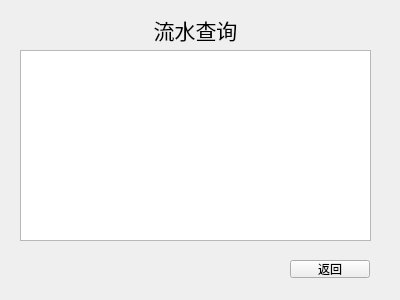
<?xml version="1.0" encoding="UTF-8"?>
<ui version="4.0">
 <class>BankSearch</class>
 <widget class="QWidget" name="BankSearch">
  <property name="geometry">
   <rect>
    <x>0</x>
    <y>0</y>
    <width>400</width>
    <height>300</height>
   </rect>
  </property>
  <property name="windowTitle">
   <string>Form</string>
  </property>
  <widget class="QLabel" name="mainLabel">
   <property name="geometry">
    <rect>
     <x>150</x>
     <y>10</y>
     <width>91</width>
     <height>41</height>
    </rect>
   </property>
   <property name="text">
    <string>&lt;html&gt;&lt;head/&gt;&lt;body&gt;&lt;p align=&quot;center&quot;&gt;&lt;span style=&quot; font-size:16pt;&quot;&gt;流水查询&lt;/span&gt;&lt;/p&gt;&lt;/body&gt;&lt;/html&gt;</string>
   </property>
  </widget>
  <widget class="QTextEdit" name="searchTextEdit">
   <property name="geometry">
    <rect>
     <x>20</x>
     <y>50</y>
     <width>351</width>
     <height>191</height>
    </rect>
   </property>
   <property name="readOnly">
    <bool>true</bool>
   </property>
   <property name="html">
    <string>&lt;!DOCTYPE HTML PUBLIC &quot;-//W3C//DTD HTML 4.0//EN&quot; &quot;http://www.w3.org/TR/REC-html40/strict.dtd&quot;&gt;
&lt;html&gt;&lt;head&gt;&lt;meta name=&quot;qrichtext&quot; content=&quot;1&quot; /&gt;&lt;meta charset=&quot;utf-8&quot; /&gt;&lt;style type=&quot;text/css&quot;&gt;
p, li { white-space: pre-wrap; }
hr { height: 1px; border-width: 0; }
li.unchecked::marker { content: &quot;\2610&quot;; }
li.checked::marker { content: &quot;\2612&quot;; }
&lt;/style&gt;&lt;/head&gt;&lt;body style=&quot; font-family:'Microsoft YaHei UI'; font-size:9pt; font-weight:400; font-style:normal;&quot;&gt;
&lt;p style=&quot;-qt-paragraph-type:empty; margin-top:0px; margin-bottom:0px; margin-left:0px; margin-right:0px; -qt-block-indent:0; text-indent:0px;&quot;&gt;&lt;br /&gt;&lt;/p&gt;&lt;/body&gt;&lt;/html&gt;</string>
   </property>
  </widget>
  <widget class="QPushButton" name="exitButton">
   <property name="geometry">
    <rect>
     <x>290</x>
     <y>260</y>
     <width>80</width>
     <height>18</height>
    </rect>
   </property>
   <property name="text">
    <string>返回</string>
   </property>
  </widget>
 </widget>
 <resources/>
 <connections/>
</ui>
